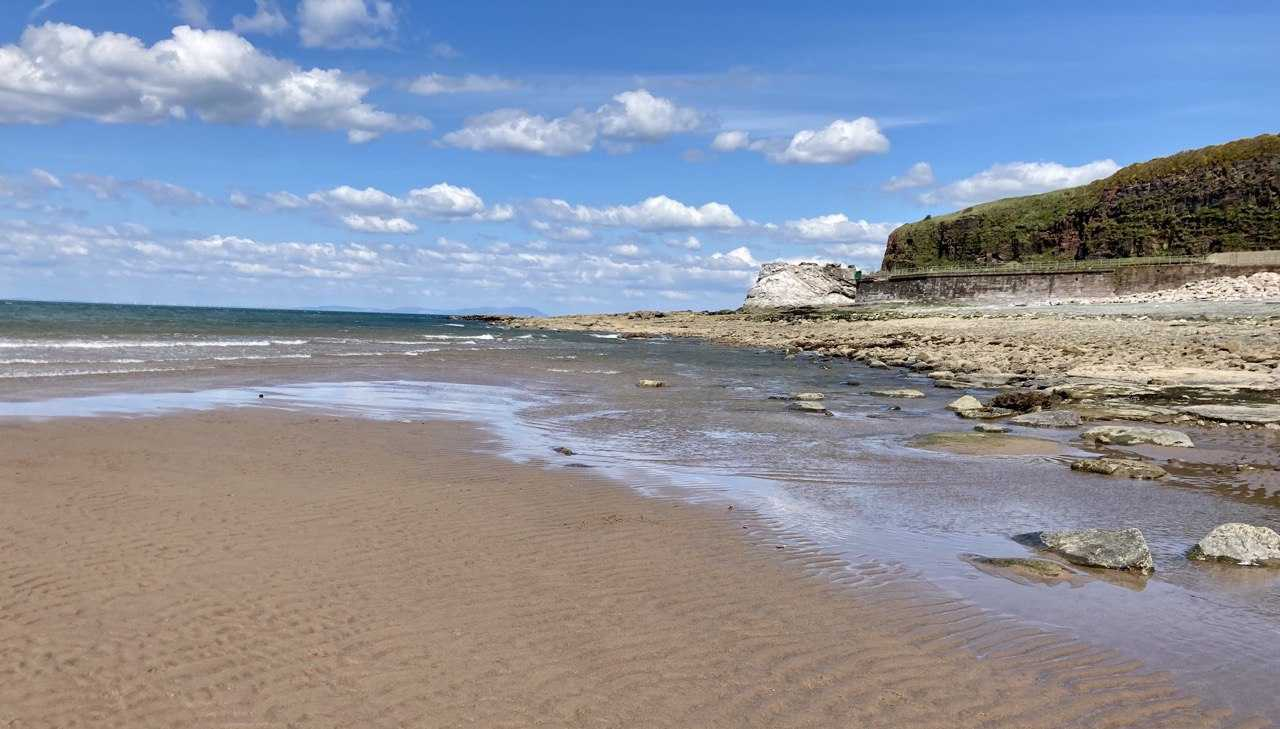
#> input picture original.jpg, 1280 x 729 px
$ python main.py --image original.jpg
#> lines starting #> are read from the running program, lines starting #| are printed output that depends on the picture
#> further down, image is the input picture: shape (729, 1280, 3); mean B, G, R 159.6, 145.9, 140.1
import argparse
import numpy as np
import cv2

def HD (image):
  hdrImage = cv2.detailEnhance(image, sigma_s = 12, sigma_r = 0.15)

  return hdrImage

def pencil (image):
  sk_gray, skColor = cv2.pencilSketch(image, sigma_s = 60, sigma_r = 0.07, shade_factor = 0.1)

  return skColor

def sepia (image):
  # Convert to float to prevent loss
  sepiaImage = np.array(image, dtype = np.float64)
  sepiaImage = cv2.transform(sepiaImage, np.matrix([[0.272, 0.543, 0.131], [0.349, 0.686, 0.168], [0.393, 0.769, 0.189]]))
  sepiaImage[np.where(sepiaImage > 255)] = 255
  sepiaImage = np.array(sepiaImage, dtype = np.uint8)

  return sepiaImage

def sharpen (image):
  kernel = np.array([[-1, -1, -1], [-1, 9.5, -1], [-1, -1, -1]])
  sharpenedImage = cv2.filter2D(image, -1, kernel)

  return sharpenedImage

def brightness (image, betaValue):
  brightImage = cv2.convertScaleAbs(image, beta = betaValue)

  return brightImage

def grayScale (image):
  grayImage = cv2.cvtColor(image, cv2.COLOR_BGR2GRAY)

  return grayImage

def invert (image):
  invertedImage = cv2.bitwise_not(image)

  return invertedImage

def cartoonize (image):
  gray = cv2.cvtColor(image, cv2.COLOR_BGR2GRAY)
  blurImage = cv2.medianBlur(image, 1)

  edges = cv2.adaptiveThreshold(gray, 255, cv2.ADAPTIVE_THRESH_MEAN_C, cv2.THRESH_BINARY, 9, 9)
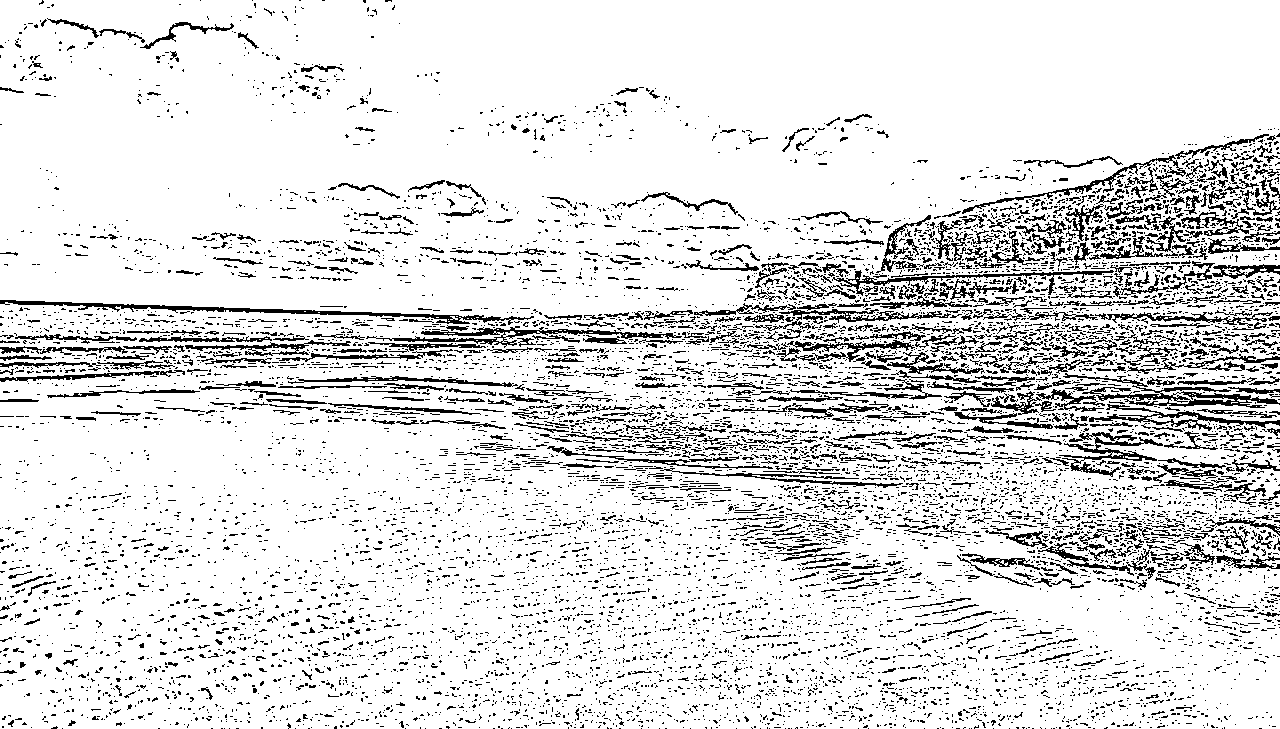
#> edges: shape (729, 1280); 87.6% white; black in thin lines or dots

  color = cv2.bilateralFilter(image, 9, 200, 200)

  cartoon = cv2.bitwise_and(color, color, mask = edges)

  return cartoon

if __name__ == "__main__":
  ap = argparse.ArgumentParser()
  ap.add_argument("-i", "--image", required = True, help = "Path to input file")
  args = vars(ap.parse_args())

  image = cv2.imread(args["image"])

  cartoonImage = cartoonize(image)
  invertedImage = invert(image)
  grayImage = grayScale(image)
  brightImage = brightness(image, 60)
  darkerImage = brightness(image, -60)
  sharperImage = sharpen(image)
#> in sharpen, `sharpenedImage = cv2.filter2D(image, -1, kernel)`:
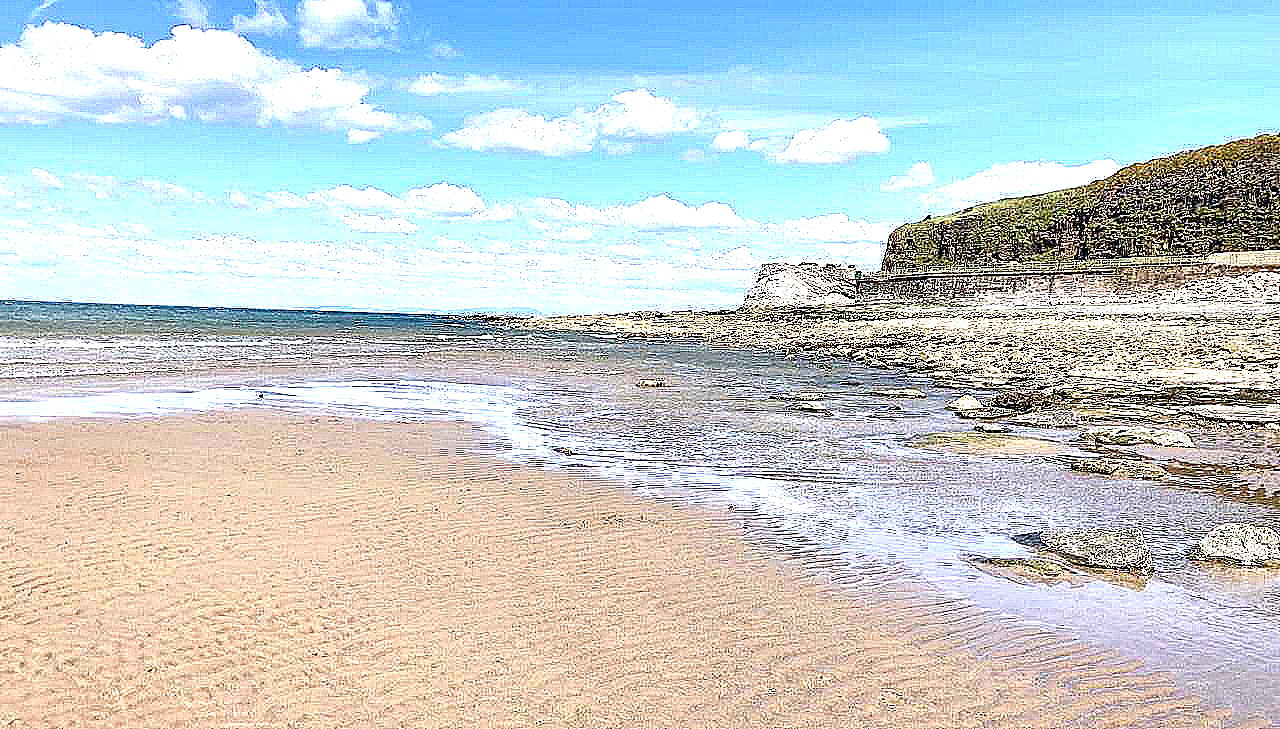
#> sharpenedImage: shape (729, 1280, 3); mean B, G, R 205.5, 205.5, 197.2
  sepiaImage = sepia(image)
#> in sepia, `sepiaImage[np.where(sepiaImage > 255)] = 255`:
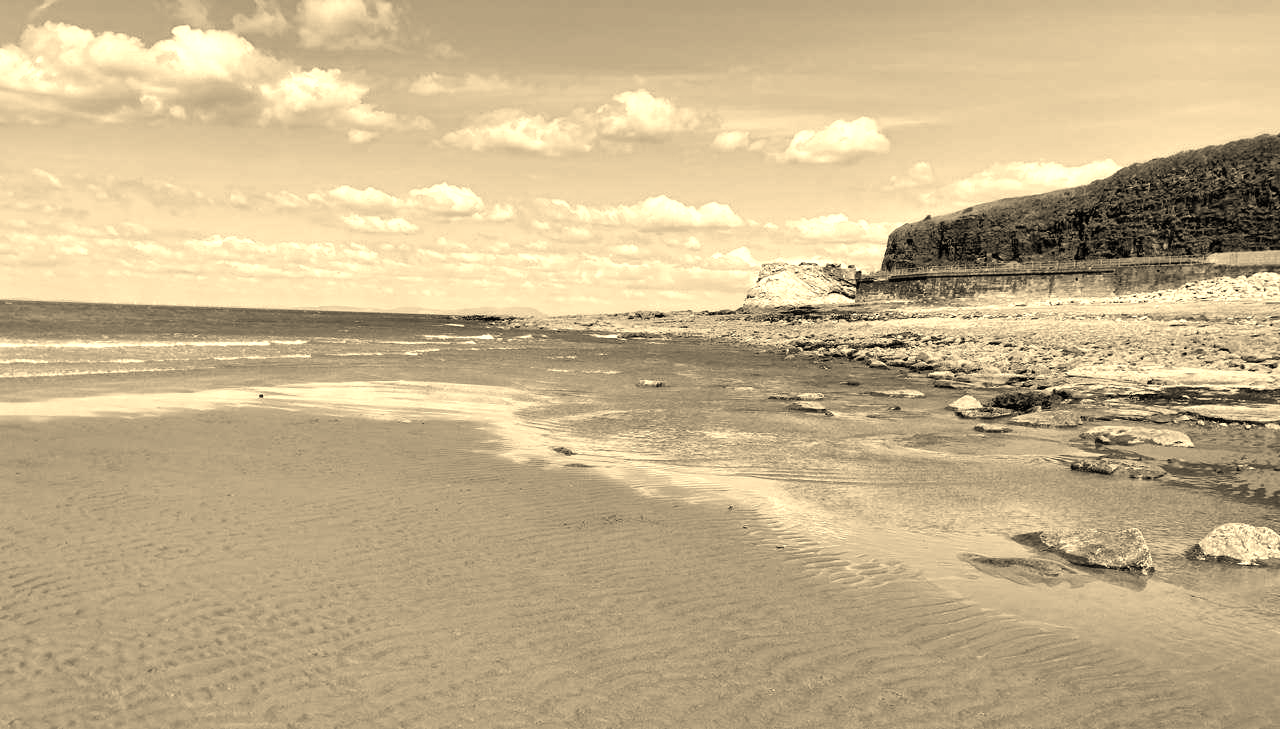
#> sepiaImage: shape (729, 1280, 3) float64; mean B, G, R 141, 178.8, 198.6
  pencilImage = pencil(image)
  hdrImage = HD(image)
#> in HD, `hdrImage = cv2.detailEnhance(image, sigma_s = 12, sigma_r = 0.15)`:
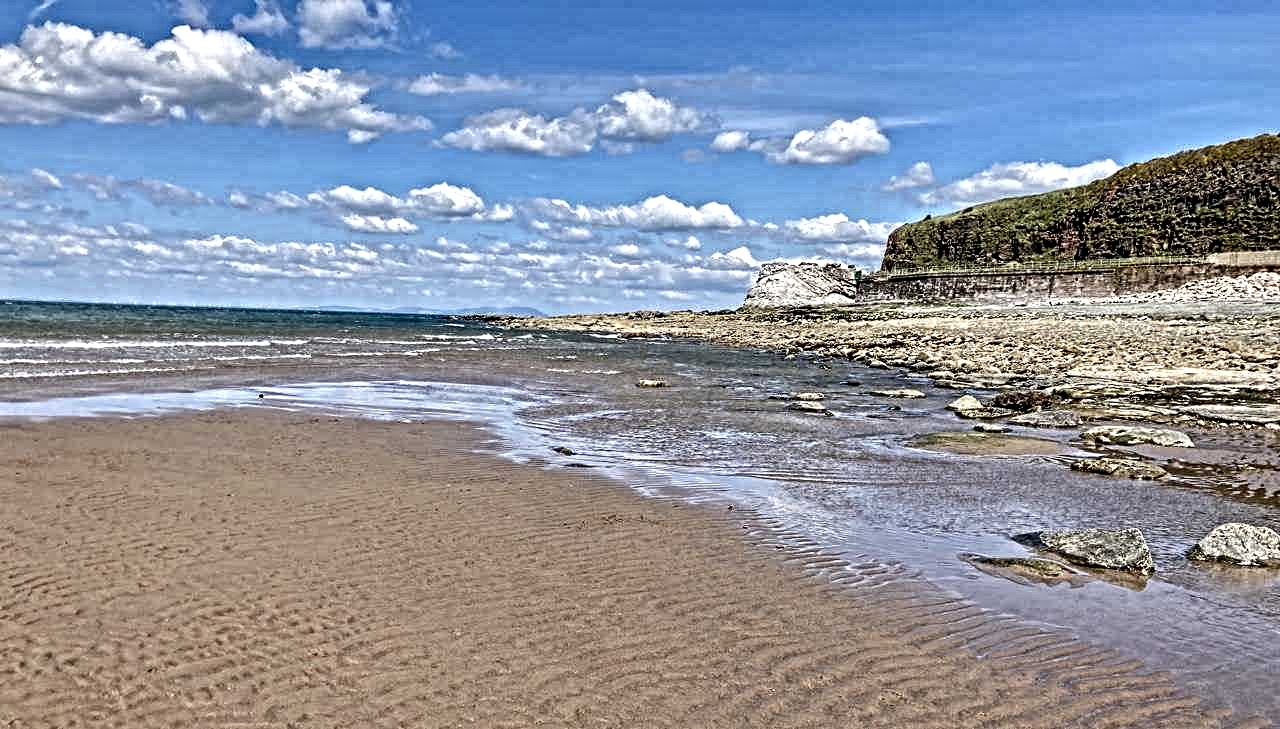
#> hdrImage: shape (729, 1280, 3); mean B, G, R 160.1, 146.6, 140.5

  cv2.imwrite("output.jpg", cartoonImage)
  cv2.imwrite("inverted.jpg", invertedImage)
  cv2.imwrite("grayscale.jpg", grayImage);
  cv2.imwrite("brighter.jpg", brightImage)
  cv2.imwrite("darker.jpg", darkerImage)
  cv2.imwrite("sharper.jpg", sharperImage)
  cv2.imwrite("sepia.jpg", sepiaImage)
  cv2.imwrite("pencil.jpg", pencilImage)
  cv2.imwrite("hdrImage.jpg", hdrImage)
  cv2.imshow("output", hdrImage)

  cv2.waitKey(0)
  cv2.destroyAllWindows()
